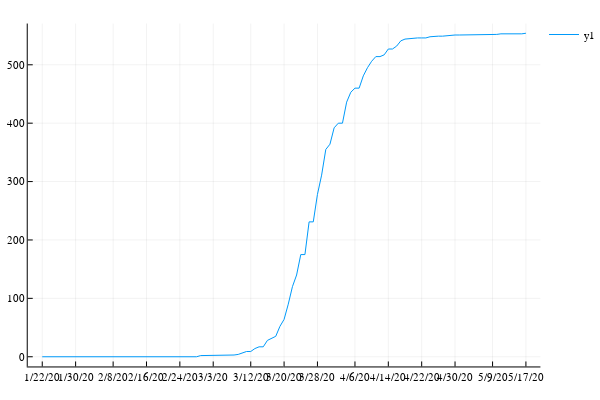

The notebook cell this image was saved under:
### Code cell
plot(ddays,z[8])

### Figure 1 — Plotly figure (JSON) as saved in the notebook; plotly's stock layout.template omitted (floating-point values rounded to 4 significant figures)
{"data": [{"colorbar": {"title": ""}, "legendgroup": "y1", "line": {"color": "rgba(0, 154, 250, 1.000)", "dash": "solid", "shape": "linear", "width": 1}, "mode": "lines", "name": "y1", "showlegend": true, "type": "scatter", "x": [0.5, 1.5, 2.5, 3.5, 4.5, 5.5, 6.5, 7.5, 8.5, 9.5, 10.5, 11.5, 12.5, 13.5, 14.5, 15.5, 16.5, 17.5, 18.5, 19.5, 20.5, 21.5, 22.5, 23.5, 24.5, 25.5, 26.5, 27.5, 28.5, 29.5, 30.5, 31.5, 32.5, 33.5, 34.5, 35.5, 36.5, 37.5, 38.5, 39.5, 40.5, 41.5, 42.5, 43.5, 44.5, 45.5, 46.5, 47.5, 48.5, 49.5, 50.5, 51.5, 52.5, 53.5, 54.5, 55.5, 56.5, 57.5, 58.5, 59.5, 60.5, 61.5, 62.5, 63.5, 64.5, 65.5, 66.5, 67.5, 68.5, 69.5, 70.5, 71.5, 72.5, 73.5, 74.5, 75.5, 76.5, 77.5, 78.5, 79.5, 80.5, 81.5, 82.5, 83.5, 84.5, 85.5, 86.5, 87.5, 88.5, 89.5, 90.5, 91.5, 92.5, 93.5, 94.5, 95.5, 96.5, 97.5, 98.5, 99.5, 100.5, 101.5, 102.5, 103.5, 104.5, 105.5, 106.5, 107.5, 108.5, 109.5, 110.5, 111.5, 112.5, 113.5, 114.5, 115.5, 116.5], "xaxis": "x1", "y": [0, 0, 0, 0, 0, 0, 0, 0, 0, 0, 0, 0, 0, 0, 0, 0, 0, 0, 0, 0, 0, 0, 0, 0, 0, 0, 0, 0, 0, 0, 0, 0, 0, 0, 0, 0, 0, 0, 2, 2, 2, 2, 2, 3, 3, 3, 3, 4, 6, 9, 9, 14, 17, 17, 28, 31, 35, 52, 64, 90, 120, 140, 175, 175, 231, 231, 278, 311, 355, 364, 392, 400, 400, 436, 453, 460, 460, 481, 495, 506, 514, 514, 517, 527, 527, 532, 541, 544, 545, 545, 546, 546, 546, 548, 549, 549, 549, 550, 551, 551, 551, 551, 551, 551, 551, 551, 552, 552, 552, 552, 553, 553, 552, 552, 552, 553, 554], "yaxis": "y1", "zmax": null, "zmin": null}], "layout": {"annotations": [], "height": 400, "legend": {"bgcolor": "rgba(255, 255, 255, 1.000)", "bordercolor": "rgba(0, 0, 0, 1.000)", "font": {"color": "rgba(0, 0, 0, 1.000)", "family": "sans-serif", "size": 11}, "tracegroupgap": 0, "x": 1, "y": 1}, "margin": {"b": 20, "l": 0, "r": 0, "t": 20}, "paper_bgcolor": "rgba(255, 255, 255, 1.000)", "plot_bgcolor": "rgba(255, 255, 255, 1.000)", "showlegend": true, "width": 600, "xaxis": {"anchor": "y1", "domain": [0.05101, 0.9934], "gridcolor": "rgba(0, 0, 0, 0.100)", "gridwidth": 0.5, "linecolor": "rgba(0, 0, 0, 1.000)", "mirror": false, "range": [-2.98, 120.0], "showgrid": true, "showline": true, "showticklabels": true, "tickangle": 0, "tickcolor": "rgb(0, 0, 0)", "tickfont": {"color": "rgba(0, 0, 0, 1.000)", "family": "sans-serif", "size": 11}, "tickmode": "array", "ticks": "inside", "ticktext": ["1/22/20", "1/30/20", "2/8/20", "2/16/20", "2/24/20", "3/3/20", "3/12/20", "3/20/20", "3/28/20", "4/6/20", "4/14/20", "4/22/20", "4/30/20", "5/9/20", "5/17/20"], "tickvals": [0.5, 8.5, 17.5, 25.5, 33.5, 41.5, 50.5, 58.5, 66.5, 75.5, 83.5, 91.5, 99.5, 108.5, 116.5], "title": "", "titlefont": {"color": "rgba(0, 0, 0, 1.000)", "family": "sans-serif", "size": 15}, "type": "-", "visible": true, "zeroline": false, "zerolinecolor": "rgba(0, 0, 0, 1.000)"}, "yaxis": {"anchor": "x1", "domain": [0.03762, 0.9902], "gridcolor": "rgba(0, 0, 0, 0.100)", "gridwidth": 0.5, "linecolor": "rgba(0, 0, 0, 1.000)", "mirror": false, "range": [-16.62, 570.6], "showgrid": true, "showline": true, "showticklabels": true, "tickangle": 0, "tickcolor": "rgb(0, 0, 0)", "tickfont": {"color": "rgba(0, 0, 0, 1.000)", "family": "sans-serif", "size": 11}, "tickmode": "array", "ticks": "inside", "ticktext": ["0", "100", "200", "300", "400", "500"], "tickvals": [0, 100, 200, 300, 400, 500], "title": "", "titlefont": {"color": "rgba(0, 0, 0, 1.000)", "family": "sans-serif", "size": 15}, "type": "-", "visible": true, "zeroline": false, "zerolinecolor": "rgba(0, 0, 0, 1.000)"}}}
